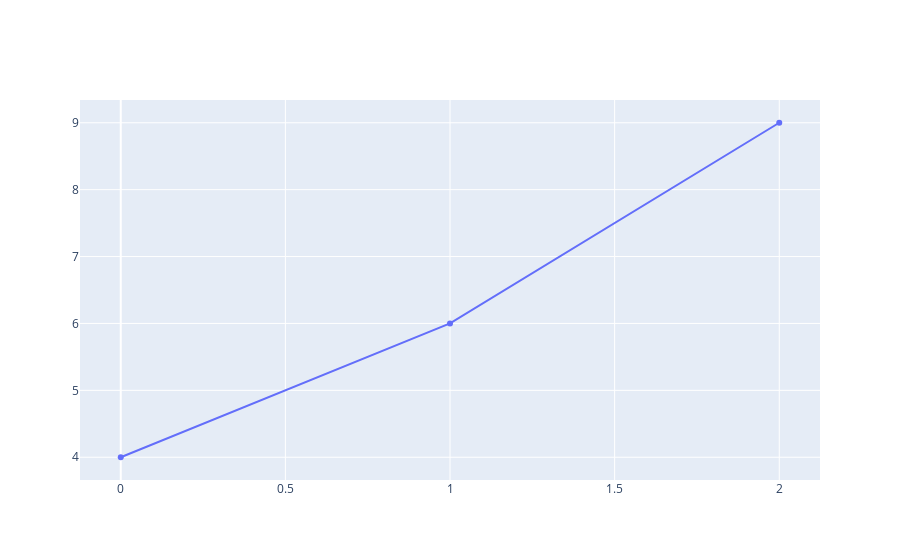

Source (notebook cell):
### Markdown cell above
**The X coordinates cane be inferred**

If the X Coordinates are not supplied explicitly, they are set to the index of the y coordinates. In this case the x coordinates are presumed to be [0,1,2]

### Code cell
offline.iplot([{'y': [4, 6, 9]}])

### Figure 1 — Plotly figure (JSON) as saved in the notebook; plotly's stock layout.template omitted (floating-point values rounded to 4 significant figures)
{"data": [{"type": "scatter", "y": [4, 6, 9]}], "layout": {}}
